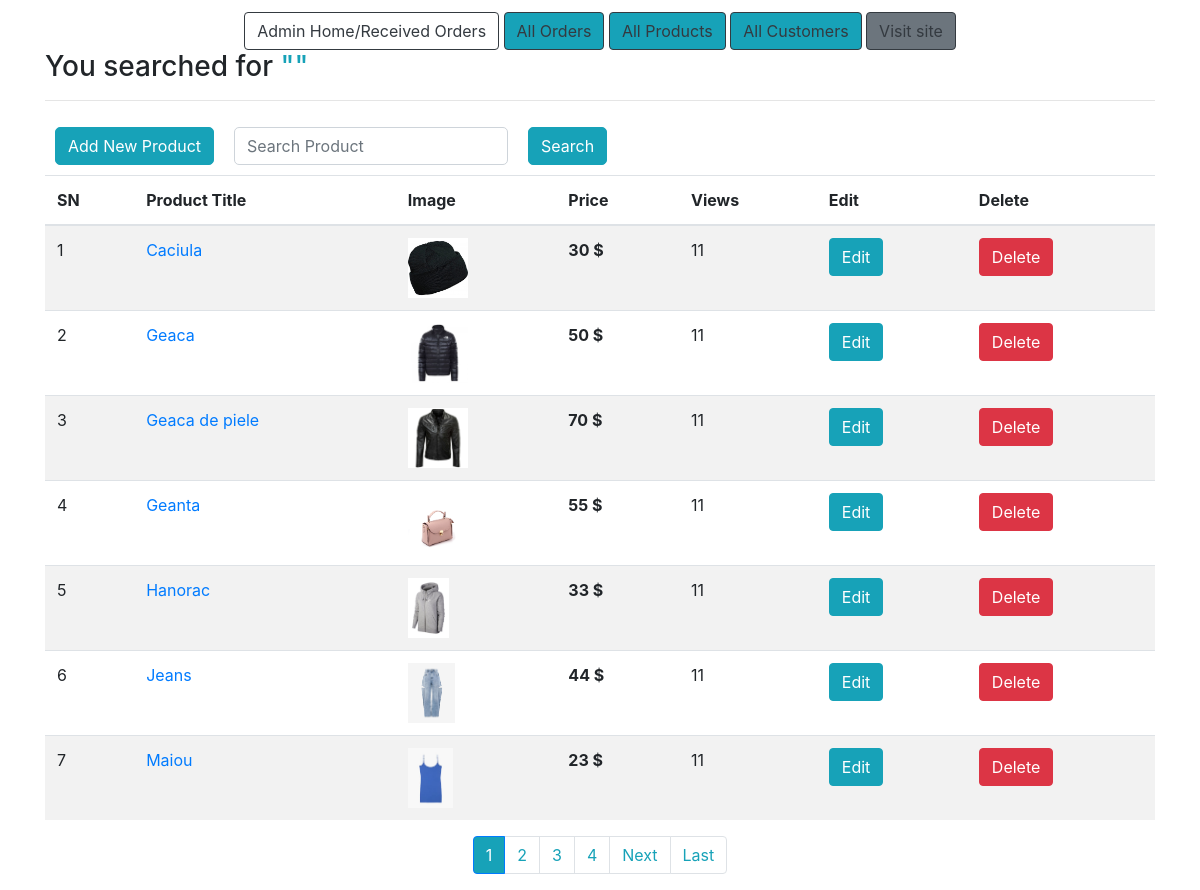
Page /adminsearch/ on the committed database.
### ecomm/models.py (models this page shows, shortened)
class Product(models.Model):
	title = models.CharField(max_length=200)
	slug = models.SlugField(unique=True)
	image = models.ImageField(upload_to='products')
	price = models.PositiveIntegerField()
	description = models.TextField()
	view_count = models.PositiveIntegerField(default=0)

### ecomm/views.py (the view)
# urls.py: path("adminsearch/", AdminSearchView.as_view(), name="adminsearches"),
class AdminSearchView(EcomMixin, TemplateView):
	template_name = 'adminpages/adminsearch.html'
	def get_context_data(self, **kwargs):
		context = super().get_context_data(**kwargs)
		searched_products = Product.objects.all()
		kw = self.request.GET.get('search')
		if kw:
			searched_products = Product.objects.filter(Q(title__icontains=kw) | Q(description__icontains=kw)).order_by(
				'title')
		paginator = Paginator(searched_products, 7)
		page = self.request.GET.get('page')
		try:
			results = paginator.page(page)
		except PageNotAnInteger:
			results = paginator.page(1)
		except EmptyPage:
			results = paginator.page(paginator.num_pages)
		context['results'] = results
		context['search_query'] = kw
		if kw:
			context['search_query'] = kw
			context['search_url'] = f'?search={kw}&'
		return context

### ecomm/views.py (called while the page is built)
	def get_context_data(self, **kwargs):
		context = super().get_context_data(**kwargs)
		cart_id = self.request.session.get("cart_id")
		if cart_id:
			cart_obj = Cart.objects.get(id=cart_id)
			if self.request.user.is_authenticated and self.request.user.customer:
				cart_obj.customer = self.request.user.customer
				cart_obj.save()
			context['cart'] = cart_obj
		return context

### templates/adminpages/adminsearch.html (shortened to what this page needs)
{% extends 'adminpages/adminbase.html' %}
{% block content %}
<div class="container">
    <div class="row">
        <div class="col-md-12">
            <h3>You searched for <span class="text-info">"{{request.GET.search}}"</span></h3><hr>
            <div style="display: flex; align-items: center;">
            <a href="{% url 'ecomm:adminproductcreate' %}" class="btn btn-info" style="margin:10px; border-radius: 5px;">Add New Product</a>
            <form class="d-flex" method="GET" action="{% url 'ecomm:adminsearches' %}" >
            <input class="form-control me-2" type="search" placeholder="Search Product" aria-label="Search"
                   style="margin:10px; border-radius: 5px;" name="search"  required>
            <button class="btn btn-info" type="submit" style="margin:10px; border-radius: 5px;">Search</button>
        </form>
            </div>
            <table class="table table-striped">
                <thead>
                    <tr>
                        <th>SN</th>
                        <th>Product Title</th>
                        <th>Image</th>
                        <th>Price</th>
                        <th>Views</th>
                        <th>Edit</th>
                        <th>Delete</th>
                    </tr>
                </thead>
                <tbody>
                    {% for result in results %}
                    <tr>
                        <td>{{forloop.counter}}</td>
                        <td><a href="{% url 'ecomm:productdetail' result.slug %}">{{result.title}}</a></td>
                        <td><a href="{% url 'ecomm:productdetail' result.slug %}"><img src="{{result.image.url}}" style="height: 60px;" alt=""></a></td>
                        <td><strong>{{result.price}} $</strong></td>
                        <td>{{result.view_count}}</td>
                        <td><a href="{% url 'ecomm:adminproductedit' result.id %}" class="btn btn-info" style="">Edit</a></td>
                        <td><a href="{% url 'ecomm:adminproductdelete' result.id %}" class="btn btn-danger" style="">Delete</a></td>
                    </tr>
                    {% endfor %}
                </tbody>
            </table>
        </div>
    </div>
</div>
<nav aria-label="..." class="">
        <ul class="pagination justify-content-center">
            {% for i in results.paginator.page_range %}
            {% if i == results.number %}
            <li class="page-item active"><a class="page-link bg-info">{{i}}</a></li>
            {% else %}
            <li class="page-item"><a class="page-link text-info" href="{{ search_url }}page={{i}}">{{i}}</a></li>
            {% endif %}
            {% endfor %}
            {% if results.has_next %}
            <li class="page-item">
                <a class="page-link text-info" href="{{ search_url }}page={{ results.next_page_number }}">Next</a>
            </li>
            <li class="page-item"><a class="page-link text-info" href="{{ search_url }}page={{ results.paginator.num_pages }}">Last
                    </a></li>
            {% endif %}
        </ul>
      </nav>
{% endblock %}

### rows in the picture
Product: title "Caciula", image (picture), price "30", view_count "11"
Product: title "Geaca", image (picture), price "50", view_count "11"
Product: title "Geaca de piele", image (picture), price "70", view_count "11"
Product: title "Geanta", image (picture), price "55", view_count "11"
Product: title "Hanorac", image (picture), price "33", view_count "11"
Product: title "Jeans", image (picture), price "44", view_count "11"
Product: title "Maiou", image (picture), price "23", view_count "11"

### other values in the picture
{{ i }} "1"
{{ i }} "2" "3" "4"
